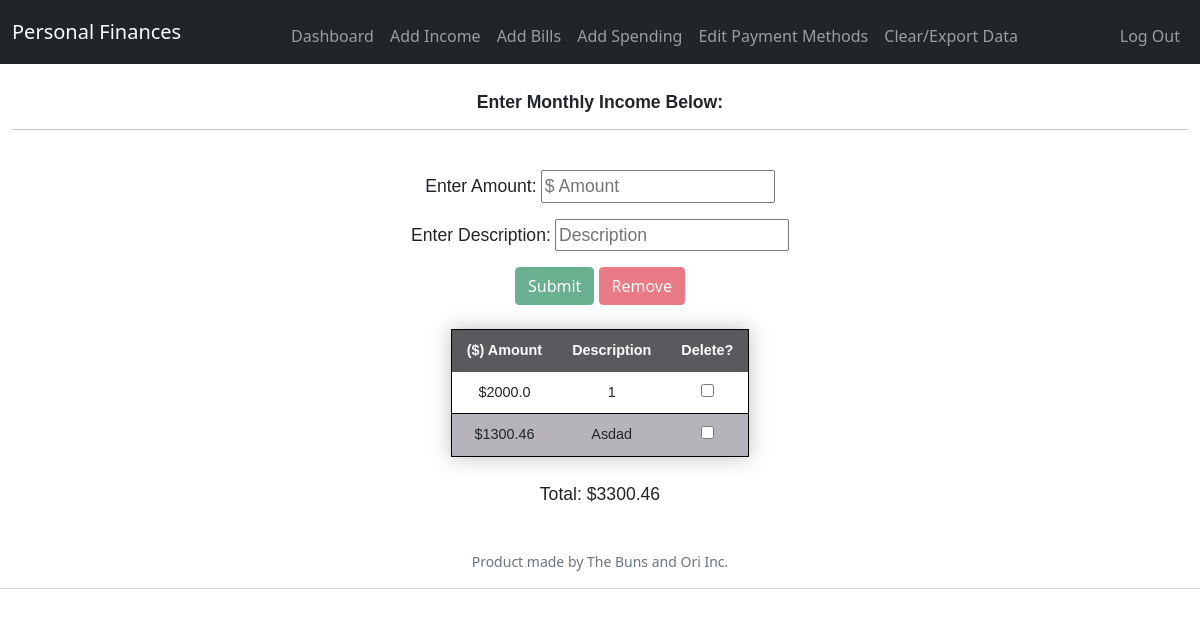
The page /addIncome (signed in) on the database its author committed.
### tables this page shows
CREATE TABLE income (id INTEGER PRIMARY KEY AUTOINCREMENT NOT NULL, userID int, source TEXT NOT NULL, amount DOUBLE(8,2));

### app.py (the view)
@app.route("/addIncome", methods=["GET", "POST"])
@login_required
def addIncome():
    connection = create_connection("pFinances.db")
    if request.method == "POST":
        rowsToDelete = request.form.get("deleteInput")
        deleteMode = request.form.get("removeClicked")
        if rowsToDelete != "" and deleteMode != "" and int(deleteMode) == 1: #check if anything to delete
            rowNums = []
            for x in range(len(rowsToDelete)):
                if (rowsToDelete[x] != ','):
                    rowNums.append(rowsToDelete[x])
            incomeSQL = ("SELECT id FROM income WHERE userID = " + str(session["user_id"]))
            incomeTuple = execute_read_query(connection, str(incomeSQL))
            tupleList = list(incomeTuple)
            idList = []
            for y in range(len(rowNums)):
                if int(rowNums[y]) == 1:
                    idList.append(re.sub("[^0-9]", "", str(tupleList[y])))
            deleteSQL = ("DELETE FROM income WHERE id IN (" +', '.join(idList) + ")")
            execute_query(connection, deleteSQL)
            return redirect("/addIncome")
        else:
            amount = request.form.get("amount")
            description = request.form.get("description")
            insertIncome = ("INSERT INTO income (userID, source, amount) VALUES" + "('" + str(session["user_id"]) + "','" + description + "','" + amount + "')")
            execute_query(connection, str(insertIncome))
            incomeSQL = ("SELECT amount,source FROM income WHERE userID = " + str(session["user_id"]))
            incomeTuple = execute_read_query(connection, str(incomeSQL))
            keys = ['amount', 'source']
            incomeDicts = [dict(zip(keys,d)) for d in incomeTuple]
            total = 0.0
            for x in range(len(incomeDicts)):
                total = total + float(incomeDicts[x]['amount'])
            return render_template("addIncome.html", incomeDicts=incomeDicts, total=round(total,2))
    else:
        incomeSQL = ("SELECT amount,source FROM income WHERE userID = " + str(session["user_id"]))
        incomeTuple = execute_read_query(connection, str(incomeSQL))
        keys = ['amount', 'source']
        incomeDicts = [dict(zip(keys,d)) for d in incomeTuple]
        total = 0.0
        for x in range(len(incomeDicts)):
            total = total + float(incomeDicts[x]['amount'])
        return render_template("addIncome.html", incomeDicts=incomeDicts, total=round(total,2))

### helpers.py (called while the page is built)
def login_required(f):
    @wraps(f)
    def decorated_function(*args, **kwargs):
        if session.get("user_id") is None:
            return redirect("/login")
        return f(*args, **kwargs)
    return decorated_function

def create_connection(path):
    connection = None
    try:
        connection = sqlite3.connect(path)
        print("Connected successfully!")
    except Error as e:
        print(f"The error '{e}' occured")
    return connection

def execute_read_query(connection, query):
    cursor = connection.cursor()
    result = None
    try:
        cursor.execute(query)
        result = cursor.fetchall()
        return result
    except Error as e:
        print(f"The error '{e}' occured")

### templates/addIncome.html (shortened to what this page needs)
{% extends "layout.html" %}
{% block main %}
    <h6>Enter Monthly Income Below:</h6>
    <hr>
    <form action="/addIncome" method="post" class="form-purchase-inputs">
        <br>
        <div class="mb-3">
            <label for="amount">Enter Amount:</label>
            <input autocomplete="off" autofocus id="amount" name="amount" placeholder="$ Amount" type="text">
        </div>
        <div class="mb-3">
            <label for="description">Enter Description:</label>
            <input id="description" name="description" placeholder="Description" type="text">
        </div>
        <button class="btn btn-success" type="submit" id="submit" onclick="roundAmount()">Submit</button>
        <button class="btn btn-danger" type="submit" id="remove" onclick="document.getElementById('removeClicked').setAttribute('value', 1)" disabled>Remove</button>
        <br><br>
        <table class="table-w-style">
            <thead>
                <tr>
                    <th>($) Amount</th>
                    <th>Description</th>
                    <th>Delete?</th>
                </tr>
            </thead>
            <tbody>
                {% for income in incomeDicts %}
                        <tr>
                            <td> ${{ income["amount"] }}</td>
                            <td> {{ income["source"] }}</td>
                            <td><input type="checkbox" class="checkboxes" id="income" name="income" value="0" onclick="setValue(this)">
                        </tr>
                {% endfor %}
            </tbody>
        </table>
        <br>
        <p>Total: ${{ total }}</p>
    </form>
{% endblock %}

### static/styles.css (style rules this page uses)
.table-w-style { margin-left: auto; margin-right: auto; border-collapse: collapse; border-style: solid; border-width: 1px; border-color: black; font-size: 0.9em; font-family: Tahoma, sans-serif; min-width: 200px; box-shadow: 0 0 20px rgba(0,0,0,0.25); }
.table-w-style thead tr { background-color: #5c595e; color: white; text-align: center; text-transform: capitalize; font-size: 1.0em; }
.table-w-style th, td { padding: 10px 15px; text-transform: capitalize; }
.table-w-style tbody tr { border-bottom: 1px solid black; }
.table-w-style tbody tr:nth-of-type(even) { background-color: #b7b3ba; }
h6 { font-family: Tahoma, sans-serif; font-size: 1.1em; font-weight: bold; }
label, input, p { font-family: Tahoma, sans-serif; font-size: 1.1em; }

### rows shown on the page
income: amount "2000.0", source "1"
income: amount "1300.46", source "Asdad"

### other values the page prints
{{ total }} "3300.46"
